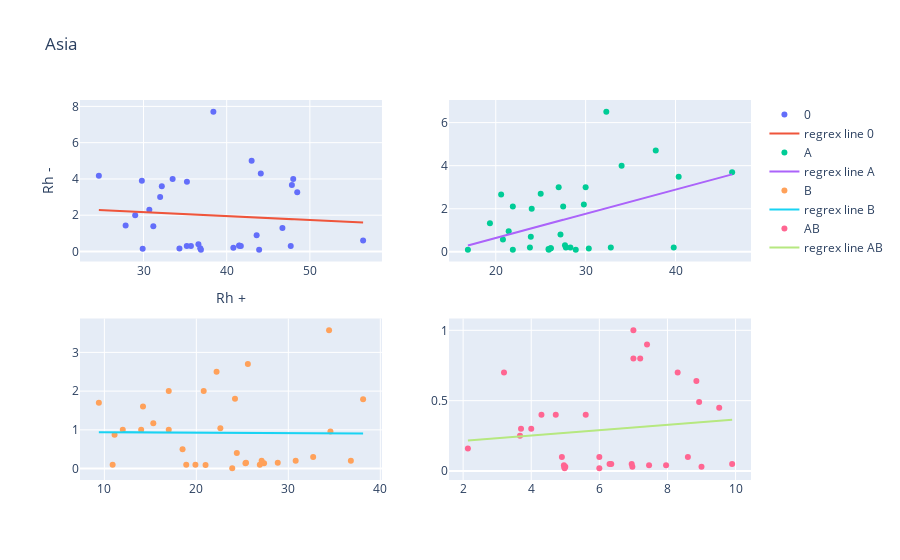

The notebook cell saved with this chart:
### Code cell
# Scatter con Regressione - Continentale

import main

# Inserire il continente
continent = "Asia"

main.create_scatter(continent,
    ["0", main.get_array('0+',continent), main.get_array('0-', continent)],
    ["A", main.get_array('a+',continent), main.get_array('a-', continent)],
    ["B", main.get_array('b+', continent), main.get_array('b-', continent)],
    ["AB", main.get_array('ab+', continent), main.get_array('ab-', continent)]
    )
